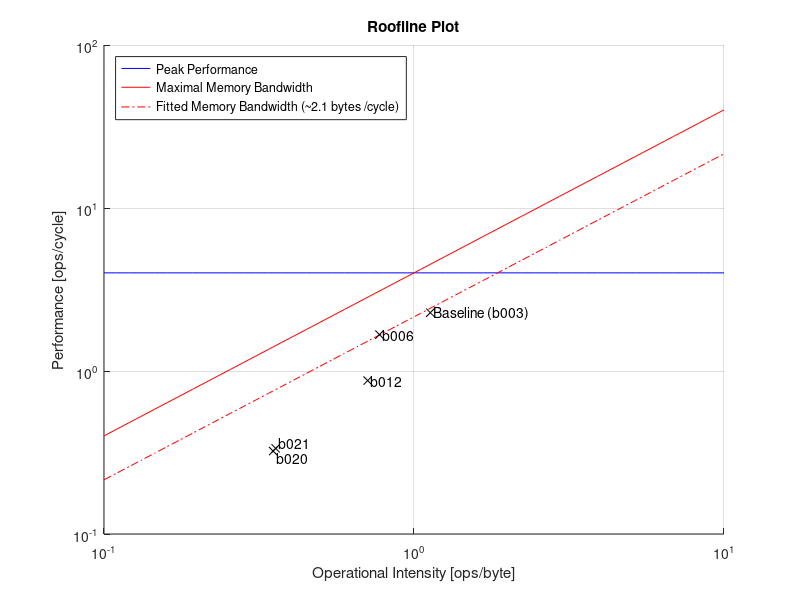

Recreate this plot in MATLAB.
figure;
hold on; grid on
x = logspace(-1,1);


cyclesSec = 3300000000;
bytesSec = 7000000000;
%bytesCycle = bytesSec/cyclesSec;
bytesCycle = 4;
% ops / cycle
peakPerf = 4;
oneOpCycle = 1;

% Scalar peak performance
ys = ones(length(x),1).*peakPerf;
loglog(x,ys,'-b');

% memory bandwidth
yb = x.*bytesCycle;
loglog(x,yb,'r');

% fitted memory bandwidth
yb = x.*2.15;
loglog(x,yb,'-.r');

%% Baseline
% b003
cycles = (352756529134 + 352866529299)/2;
ops = (398286597429 + 398078597117)/2;
bytes = (174800000000 + 174500000000) / 2;

bandwidthCycle = bytes/cycles;
opsCycle = ops/cycles;
intensity = opsCycle/bandwidthCycle;

loglog(opsCycle, intensity, 'xk');
text(opsCycle,intensity,{' Baseline (b003)'});

%% Message Product Optimization
% b006
cycles = 241028361542;
ops = 186468279702;
bytes = 111500000000;

bandwidthCycle = bytes/cycles;
opsCycle = ops/cycles;
intensity = opsCycle/bandwidthCycle;

loglog(opsCycle, intensity, 'xk');
text(opsCycle,intensity,{' b006'});

%% b012
cycles = 227828341742;
ops = 161504242256;
bytes = 184900000000;

bandwidthCycle = bytes/cycles;
opsCycle = ops/cycles;
intensity = opsCycle/bandwidthCycle;

loglog(opsCycle, intensity, 'xk');
text(opsCycle,intensity,{' b012'});

%% b020
cycles = 82162123243;
ops = 28860043290;
bytes = 89480000000;

bandwidthCycle = bytes/cycles;
opsCycle = ops/cycles;
intensity = opsCycle/bandwidthCycle;

loglog(opsCycle, intensity, 'xk');
text(opsCycle,intensity,{' b020'},'VerticalAlignment','top');

%% b021
cycles = 80530120795;
ops = 28816043224;
bytes = 85960000000;

bandwidthCycle = bytes/cycles;
opsCycle = ops/cycles;
intensity = opsCycle/bandwidthCycle;

loglog(opsCycle, intensity, 'xk');
text(opsCycle,intensity,{' b021'}, 'VerticalAlignment','bottom');

%%
set(gca,'XScale','log')
set(gca,'YScale','log')
legend('Peak Performance', 'Maximal Memory Bandwidth', 'Fitted Memory Bandwidth (~2.1 bytes /cycle)','Location','northwest')
title('Roofline Plot')
xlabel('Operational Intensity [ops/byte]')
ylabel('Performance [ops/cycle]')
print(gcf, '-r150', 'roofline.png', '-dpng');